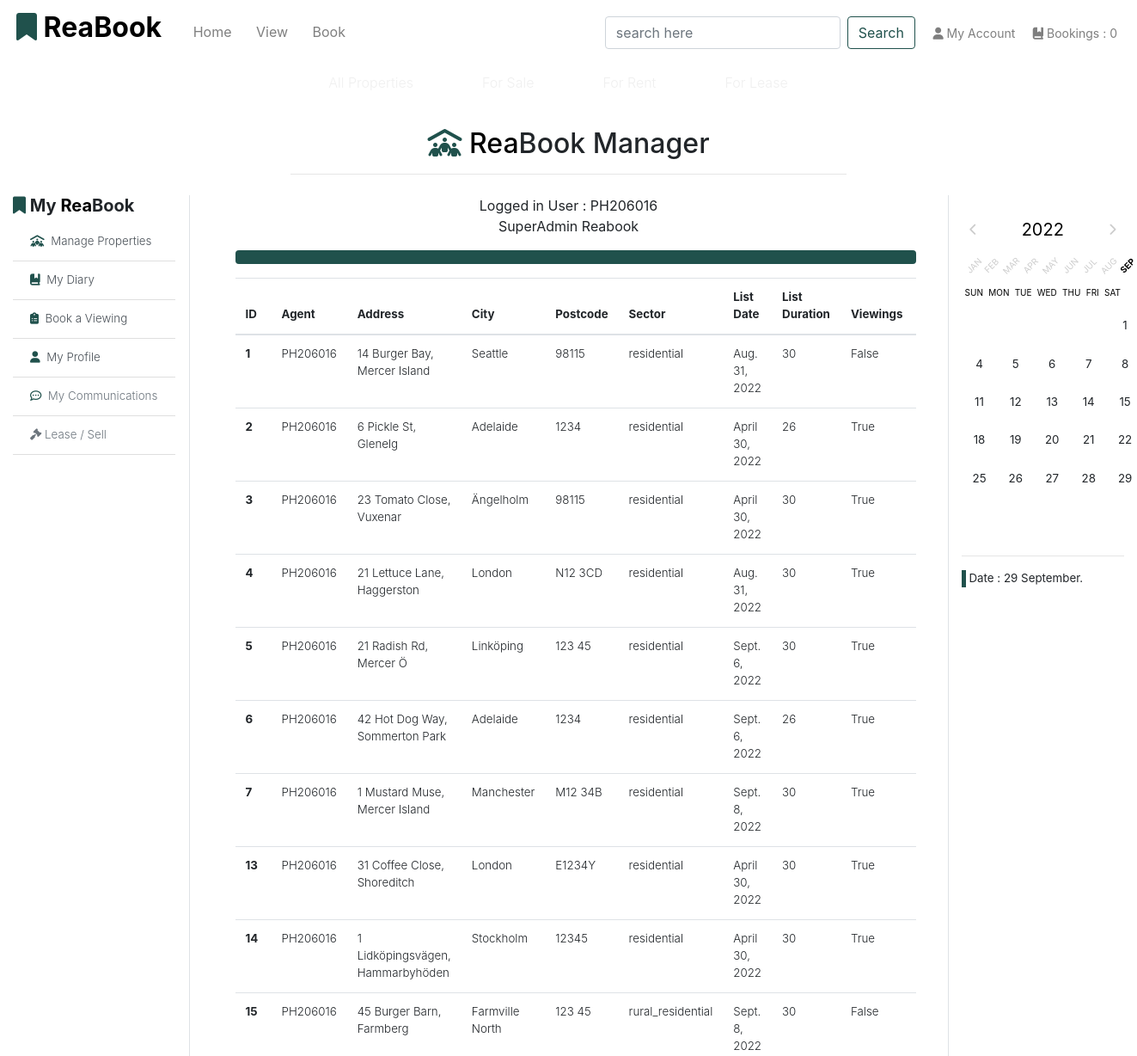
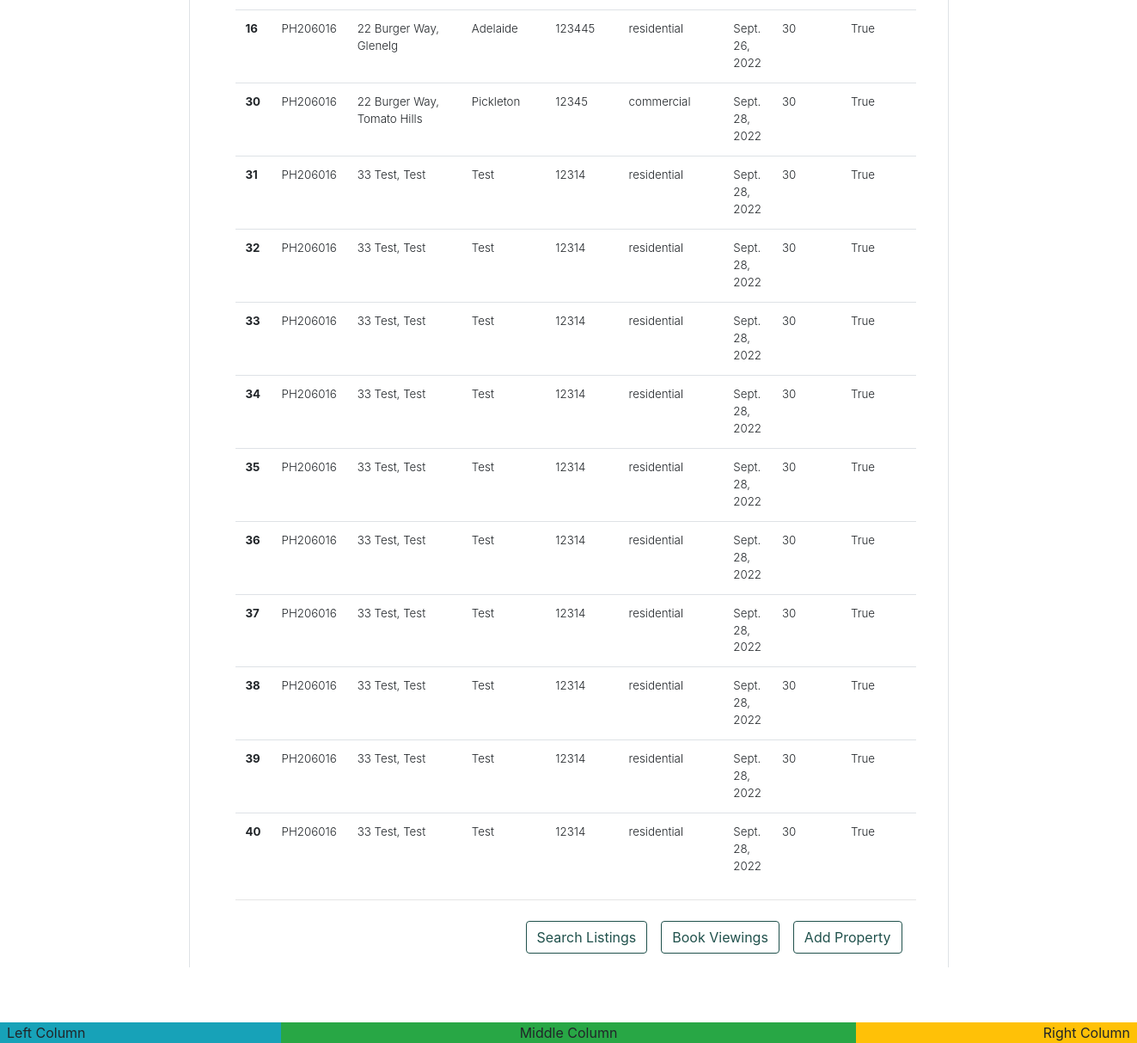
The app's page /properties/manage/1/ (signed in) with its own data (2 pictures, top to bottom).
### app_properties/models.py (models this page shows, shortened)
class Property(models.Model):
    realtor = models.ForeignKey(User, on_delete=models.CASCADE, blank=True, null=False, default=User)
    title_no = models.CharField(max_length=254)
    ribbon_feature = models.CharField(max_length=20, default="New Listing")
    name = models.CharField(max_length=30)
    category = models.ForeignKey(
        'Category', null=True, blank=True, on_delete=models.SET_NULL
        )
    sector = models.ForeignKey(
        'Sector', null=True, blank=True, on_delete=models.SET_NULL
        )
    sale_price = models.IntegerField(null=False, blank=True, default=0)
    rent_pw = models.IntegerField(null=False, blank=True, default=0)
    date_available = models.DateField(null=True, blank=True, auto_now_add=True)
    bedrooms = models.IntegerField(null=False, blank=False)
    bathrooms = models.IntegerField(null=False, blank=False)
    carports = models.IntegerField(null=False, blank=False)
    air_conditioning = models.IntegerField(null=False, blank=False)
    rating = models.DecimalField(
        max_digits=3, decimal_places=1, null=True, blank=True
        )
    description = models.TextField()
    main_image_url = models.URLField(max_length=1024, null=True, blank=True)
    main_image = models.ImageField(null=True, blank=True)
    bedroom_image = models.ImageField(null=True, blank=True)
    bath_image = models.ImageField(null=True, blank=True)
    kitchen_image = models.ImageField(null=True, blank=True)
    living_image = models.ImageField(null=True, blank=True)
    unit_no = models.IntegerField(null=True, blank=True)
    level = models.IntegerField(null=True, blank=True)
    house_no = models.IntegerField(null=True, blank=False, default="No.")
    street = models.CharField(max_length=70, default='')
    suburb = models.CharField(max_length=70, default='')
    city = models.CharField(max_length=40)
    state = models.CharField(max_length=40, null=True, blank=True)
    postcode = models.CharField(max_length=10)
    country = models.CharField(max_length=2, choices=pytz.country_names.items(), null=True, blank=True)
    land_area = models.IntegerField(null=True, blank=True)
    building_area = models.IntegerField(null=True, blank=True)
    build_date = models.DateField(null=True, blank=True)
    list_date = models.DateField(auto_now_add=True)
    list_duration = models.IntegerField(null=False, blank=False, default=30)
    owner_fname = models.CharField(max_length=254, null=True, blank=False)
    owner_lname = models.CharField(max_length=254, null=True, blank=False)
    viewings = models.BooleanField(default=True)
    available = models.BooleanField(default=False)
    class Meta:
        verbose_name_plural = 'Properties'
        get_latest_by = 'list_date'

class Sector(models.Model):
    name = models.CharField(max_length=254)
    friendly_name = models.CharField(max_length=254, null=True, blank=True)
    def __str__(self):
        return self.name

### app_properties/views.py (the view)
# urls.py: path('manage/<int:user_id>/', views.manage_properties, name='manage-properties'),
def manage_properties(request, user_id):
    properties = Property.objects.all()
    users_properties = properties.filter(realtor=user_id)
    user = get_object_or_404(User, pk=user_id)
    context = {
        'user': user,
        'users_properties': users_properties,
    }
    return render(request, 'properties/manage-properties.html', context)

### app_properties/templates/properties/manage-properties.html (shortened to what this page needs)
{% extends 'base.html' %}
{% load static %}
{% block content %}
    {% if user.is_authenticated %}
        {% if request.user.is_superuser or request.user.is_staff %}
        {% include 'includes/bookings-base-manager.html' %}
        <div class="container-fluid">
            <div class="row">
                <div class="col text-center">
                    Logged in User : {{ user }}
                    <br>
                    {{ user.first_name }} {{ user.last_name }}
                    <br>
                </div>
            </div>
            <section class="mx-2 col-lg-12">
                <div class="progress my-3">
                    <div class="progress-bar bg-green" role="progressbar" style="width: 100%" aria-valuenow="100" aria-valuemin="0" aria-valuemax="100"></div>
                </div>
                <div class="row mb-3">
                    <div class="col text-lg-left">
                        <div class="list-group list-group-flush list-table" role="tablist">
                            <table class="table table-hover">
                                <thead>
                                    <tr>
                                        <th scope="col">ID</th>
                                        <th scope="col">Agent</th>
                                        <th scope="col">Address</th>
                                        <th scope="col">City</th>
                                        <th scope="col">Postcode</th>
                                        <th scope="col">Sector</th>
                                        <th scope="col">List Date</th>
                                        <th scope="col">List Duration</th>
                                        <th scope="col">Viewings</th>
                                        <th scope="col">Available</th>
                                    </tr>
                                </thead>
                                <tbody class="font-weight-light">
                                    {% for prop in users_properties %}
                                        <tr>
                                            <th scope="row">{{ prop.id }}</th>
                                            <td>{{ prop.realtor }}</td>
                                            <td>{{ prop.house_no }} {{ prop.street }}, {{ prop.suburb }}</td>
                                            <td>{{ prop.city }}</td>
                                            <td>{{ prop.postcode }}</td>
                                            <td>{{ prop.sector }}</td>
                                            <td>{{ prop.list_date }}</td>
                                            <td>{{ prop.list_duration }}</td>
                                            <td>{{ prop.viewings }}</td>
                                            <td>{{ prop.available }}</td>
                                        </tr>
                                    {% endfor %}
                                </tbody>
                            </table>
                        </div>
                        <hr class="mt-0 mb-4">
                        <div class="row">
                            <div class="col-lg-12">
                                <a href="{% url 'add-property' user.id %}" aria-label="">
                                    <button class="btn btn-outline-reabook float-right mr-3" >Add Property</button>
                                </a>
                                <a href="{% url 'choose_bookings' %}" aria-label="">
                                    <button class="btn btn-outline-reabook float-right mr-3" >Book Viewings</button>
                                </a>
                                <a href="{% url 'properties' %}" aria-label="">
                                    <button class="btn btn-outline-reabook float-right mr-3" >Search Listings</button>
                                </a>
                            </div>
                        </div>
                    </div>
                </div>
            </section>
        </div>
        {% include 'includes/bookings-base-calendar.html' %}
        {% else %}
            {% include 'includes/account-owner-required.html' %}
        {% endif %}
    {% endif %}
{% endblock %}

### static/css/base.css (style rules this page uses)
html { height: 100%; }
.bg-green { background-color: #20514C; }
.btn-outline-reabook { color: #20514C; border-color: #20514C; }
.list-table { position:relative; overflow-y: auto; }
.list-group-item, .list-table { border-width: 0 0 1px; font-size: smaller; }

### records on screen
Property: id "1", realtor "PH206016", house_no "14", street "Burger Bay", suburb "Mercer Island", city "Seattle", postcode "98115", sector "residential", list_date "Aug. 31, 2022", list_duration "30", viewings "False"
Property: id "2", realtor "PH206016", house_no "6", street "Pickle St", suburb "Glenelg", city "Adelaide", postcode "1234", sector "residential", list_date "April 30, 2022", list_duration "26", viewings "True"
Property: id "3", realtor "PH206016", house_no "23", street "Tomato Close", suburb "Vuxenar", city "Ängelholm", postcode "98115", sector "residential", list_date "April 30, 2022", list_duration "30", viewings "True"
Property: id "4", realtor "PH206016", house_no "21", street "Lettuce Lane", suburb "Haggerston", city "London", postcode "N12 3CD", sector "residential", list_date "Aug. 31, 2022", list_duration "30", viewings "True"
Property: id "5", realtor "PH206016", house_no "21", street "Radish Rd", suburb "Mercer Ö", city "Linköping", postcode "123 45", sector "residential", list_date "Sept. 6, 2022", list_duration "30", viewings "True"
Property: id "6", realtor "PH206016", house_no "42", street "Hot Dog Way", suburb "Sommerton Park", city "Adelaide", postcode "1234", sector "residential", list_date "Sept. 6, 2022", list_duration "26", viewings "True"
Property: id "7", realtor "PH206016", house_no "1", street "Mustard Muse", suburb "Mercer Island", city "Manchester", postcode "M12 34B", sector "residential", list_date "Sept. 8, 2022", list_duration "30", viewings "True"
Property: id "13", realtor "PH206016", house_no "31", street "Coffee Close", suburb "Shoreditch", city "London", postcode "E1234Y", sector "residential", list_date "April 30, 2022", list_duration "30", viewings "True"
Property: id "14", realtor "PH206016", house_no "1", street "Lidköpingsvägen", suburb "Hammarbyhöden", city "Stockholm", postcode "12345", sector "residential", list_date "April 30, 2022", list_duration "30", viewings "True"
Property: id "15", realtor "PH206016", house_no "45", street "Burger Barn", suburb "Farmberg", city "Farmville North", postcode "123 45", sector "rural_residential", list_date "Sept. 8, 2022", list_duration "30", viewings "False"
Property: id "16", realtor "PH206016", house_no "22", street "Burger Way", suburb "Glenelg", city "Adelaide", postcode "123445", sector "residential", list_date "Sept. 26, 2022", list_duration "30", viewings "True"
Property: id "30", realtor "PH206016", house_no "22", street "Burger Way", suburb "Tomato Hills", city "Pickleton", postcode "12345", sector "commercial", list_date "Sept. 28, 2022", list_duration "30", viewings "True"
Property: id "31", realtor "PH206016", house_no "33", street "Test", suburb "Test", city "Test", postcode "12314", sector "residential", list_date "Sept. 28, 2022", list_duration "30", viewings "True"
Property: id "32", realtor "PH206016", house_no "33", street "Test", suburb "Test", city "Test", postcode "12314", sector "residential", list_date "Sept. 28, 2022", list_duration "30", viewings "True"
Property: id "33", realtor "PH206016", house_no "33", street "Test", suburb "Test", city "Test", postcode "12314", sector "residential", list_date "Sept. 28, 2022", list_duration "30", viewings "True"
Property: id "34", realtor "PH206016", house_no "33", street "Test", suburb "Test", city "Test", postcode "12314", sector "residential", list_date "Sept. 28, 2022", list_duration "30", viewings "True"
Property: id "35", realtor "PH206016", house_no "33", street "Test", suburb "Test", city "Test", postcode "12314", sector "residential", list_date "Sept. 28, 2022", list_duration "30", viewings "True"
Property: id "36", realtor "PH206016", house_no "33", street "Test", suburb "Test", city "Test", postcode "12314", sector "residential", list_date "Sept. 28, 2022", list_duration "30", viewings "True"
Property: id "37", realtor "PH206016", house_no "33", street "Test", suburb "Test", city "Test", postcode "12314", sector "residential", list_date "Sept. 28, 2022", list_duration "30", viewings "True"
Property: id "38", realtor "PH206016", house_no "33", street "Test", suburb "Test", city "Test", postcode "12314", sector "residential", list_date "Sept. 28, 2022", list_duration "30", viewings "True"
Property: id "39", realtor "PH206016", house_no "33", street "Test", suburb "Test", city "Test", postcode "12314", sector "residential", list_date "Sept. 28, 2022", list_duration "30", viewings "True"
Property: id "40", realtor "PH206016", house_no "33", street "Test", suburb "Test", city "Test", postcode "12314", sector "residential", list_date "Sept. 28, 2022", list_duration "30", viewings "True"

### other values on screen
{{ user }} "PH206016"
{{ user.first_name }} "SuperAdmin"
{{ user.last_name }} "Reabook"
